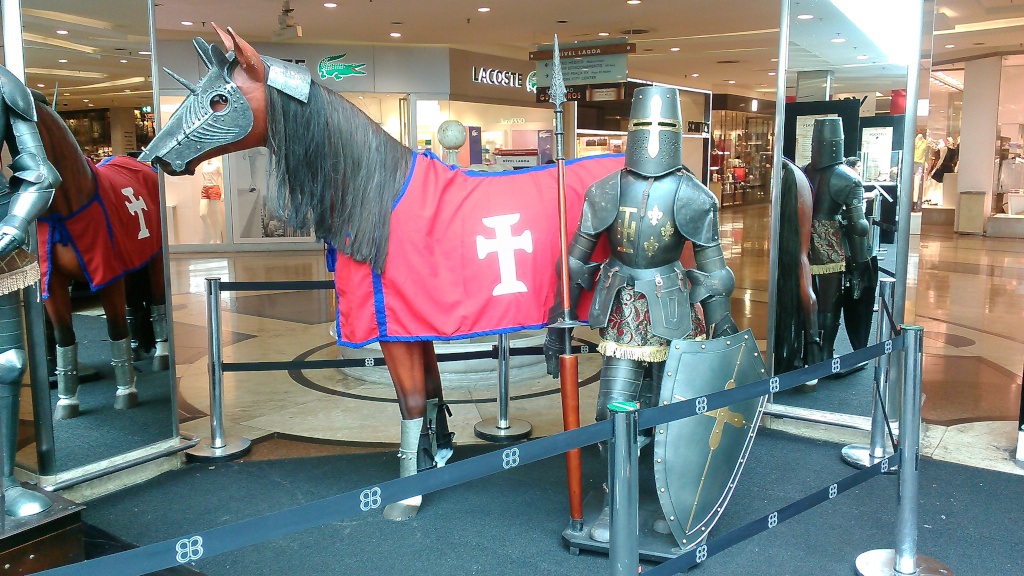
//> input picture Intro. Comp. Grafica/OPENCV_FILTROS_TRABALHO_RIZZO/imagens/imagem_01.jpg, 1024 x 576 px
$ ./Laplacian   (built with g++ and OpenCV 4)
//> lines starting //> are read from the running program, lines starting //| are printed output that depends on the picture
#include "opencv2/imgproc.hpp"
#include "opencv2/imgcodecs.hpp"
#include "opencv2/highgui.hpp"
using namespace cv;
int main( int argc, char** argv )
{
    // Declare the variables we are going to use
    Mat src, src_gray, dst;
    int kernel_size = 3;
    int scale = 1;
    int delta = 0;
    int ddepth = CV_16S;
    const char* window_name = "Laplace Demo";
    const char* imageName = argc >=2 ? argv[1] : "../imagens/imagem_01.jpg";
    src = imread( samples::findFile( imageName ), IMREAD_COLOR ); // Load an image
//> src is the input picture: 576 rows x 1024 cols, CV_8UC3; mean B, G, R 121.9, 124.6, 124.6
    // Check if image is loaded fine
    if(src.empty()){
        printf(" Error opening image\n");
        printf(" Program Arguments: [image_name -- default lena.jpg] \n");
        return -1;
    }
    // Reduce noise by blurring with a Gaussian filter ( kernel size = 3 )
    GaussianBlur( src, src, Size(3, 3), 0, 0, BORDER_DEFAULT );
    cvtColor( src, src_gray, COLOR_BGR2GRAY ); // Convert the image to grayscale
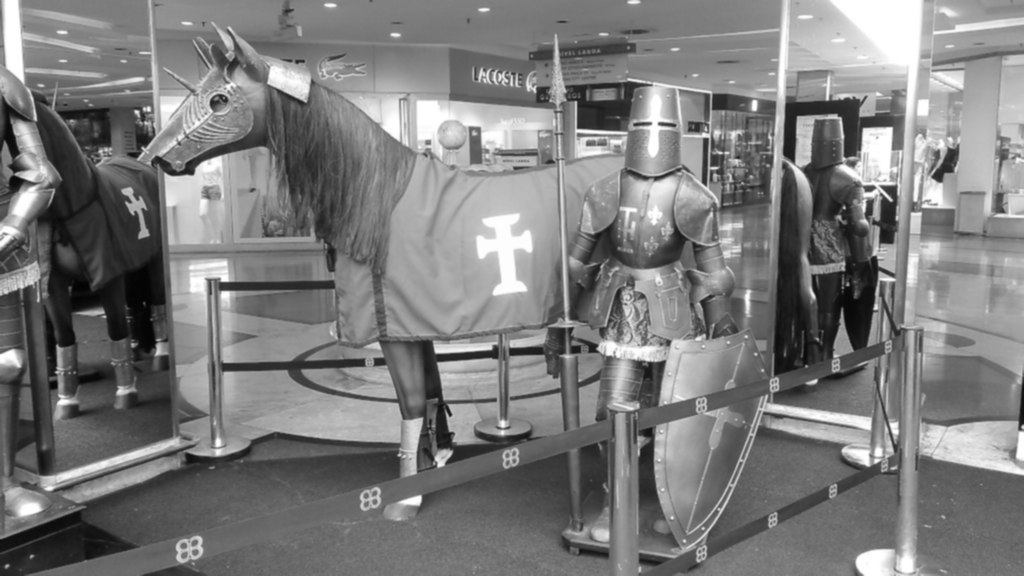
//> src_gray: 576 rows x 1024 cols, CV_8UC1; min 3, max 255, mean 124.3
    Mat abs_dst;
    Laplacian( src_gray, dst, ddepth, kernel_size, scale, delta, BORDER_DEFAULT );
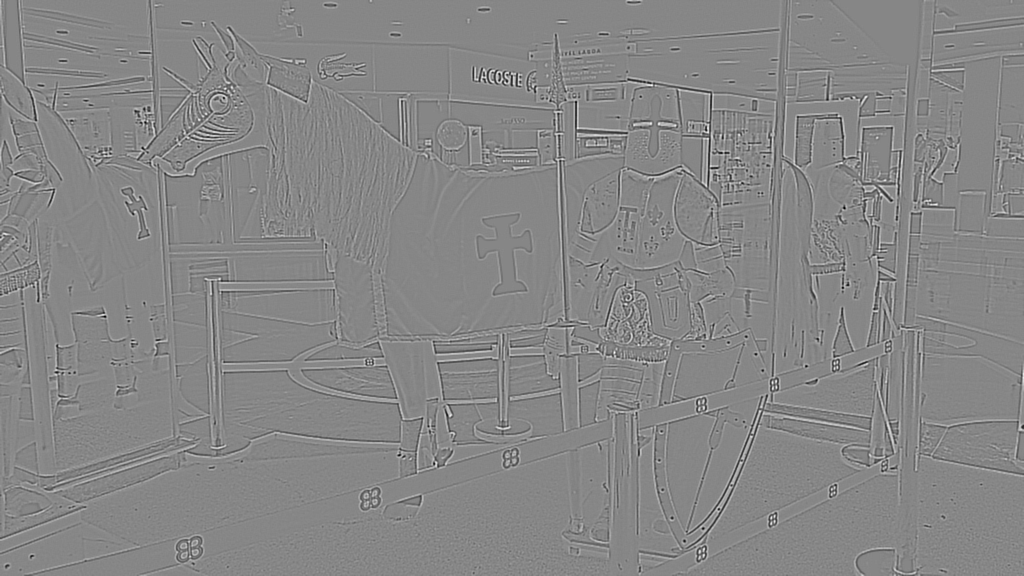
//> dst: 576 rows x 1024 cols, CV_16SC1; min -526, max 470, mean 0; drawn with min black and max white
    // converting back to CV_8U
    convertScaleAbs( dst, abs_dst );
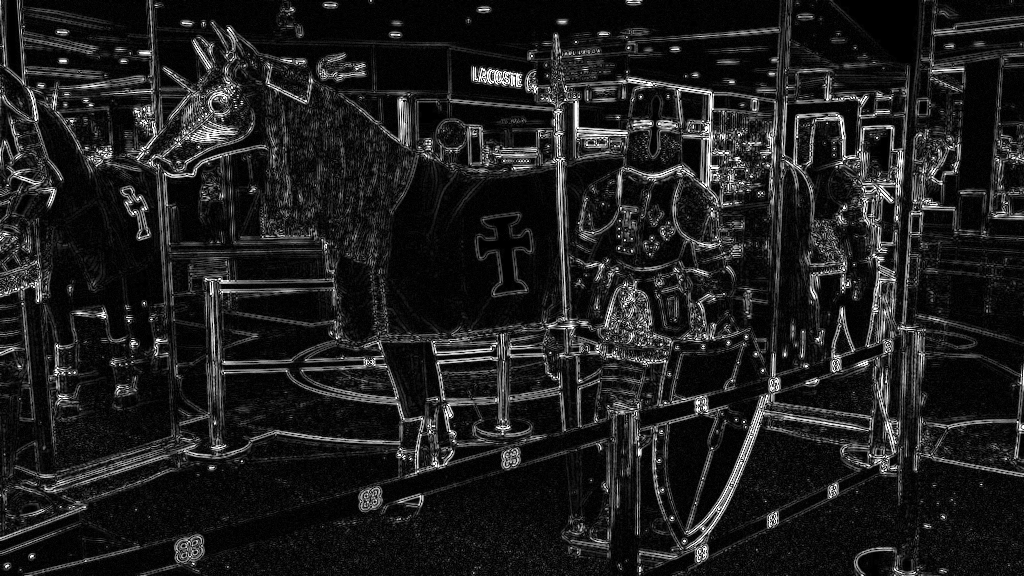
//> abs_dst: 576 rows x 1024 cols, CV_8UC1; min 0, max 255, mean 30.2
    imshow( window_name, abs_dst );
    waitKey(0);
    return 0;
}
